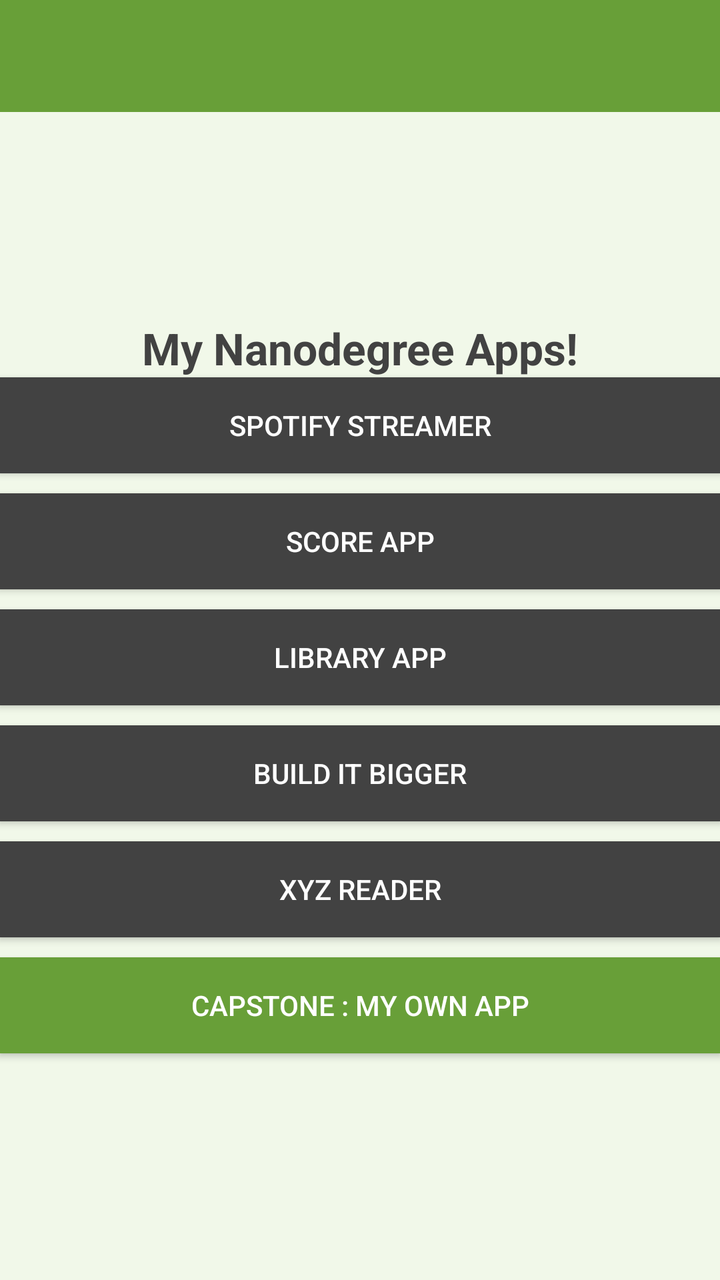
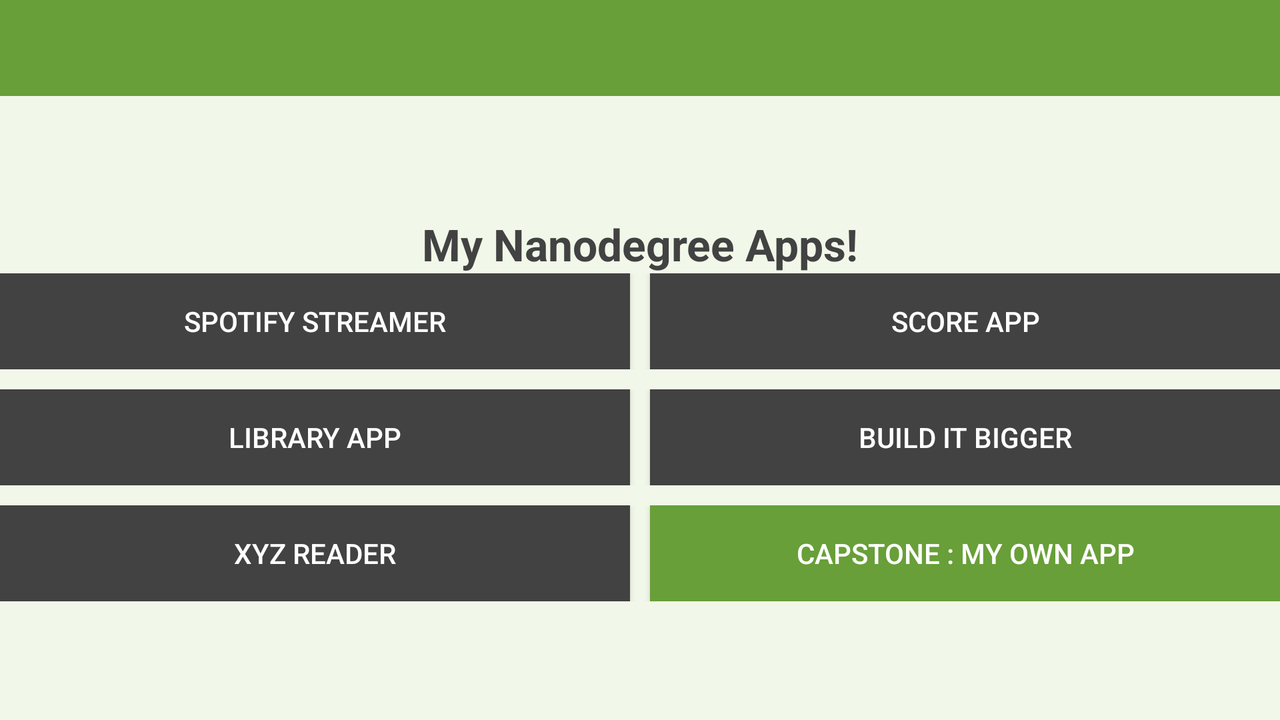

An Android layout and its configuration variant, each rendered on a device that would load it. The default file and the variant file are quoted in full after the pictures.
<!-- AndroidManifest.xml: application theme AppTheme -->
<!-- res/layout/activity_main.xml -->
<LinearLayout xmlns:android="http://schemas.android.com/apk/res/android"
    xmlns:tools="http://schemas.android.com/tools"
    style="@style/LayoutBody"
    android:layout_width="match_parent"
    android:layout_height="match_parent"
    android:orientation="vertical"
    tools:context=".MainActivity">

    <include
        android:id="@+id/toolbar"
        layout="@layout/app_bar" />

    <LinearLayout
        android:layout_width="match_parent"
        android:layout_height="match_parent"
        android:gravity="center"
        android:orientation="vertical"
        android:paddingBottom="@dimen/activity_vertical_margin"
        android:paddingLeft="@dimen/activity_horizontal_margin"
        android:paddingRight="@dimen/activity_horizontal_margin"
        android:paddingTop="@dimen/activity_vertical_margin">

        <TextView
            style="@style/TextViewTitle"
            android:layout_width="match_parent"
            android:layout_height="wrap_content"
            android:gravity="center"
            android:paddingBottom="@dimen/activity_vertical_margin"
            android:text="My Nanodegree Apps!" />


        <Button
            android:id="@+id/button_spotify_streamer"
            style="@style/ButtonCommon"
            android:layout_width="match_parent"
            android:layout_height="wrap_content"
            android:layout_gravity="center_horizontal"
            android:text="@string/app_title_spotify_streamer"
            android:textAllCaps="true"
            android:layout_marginBottom="10dp" />

        <Button
            android:id="@+id/button_score_app"
            style="@style/ButtonCommon"
            android:layout_width="match_parent"
            android:layout_height="wrap_content"
            android:layout_gravity="center_horizontal"
            android:text="@string/app_title_score_app"
            android:textAllCaps="true"
            android:layout_marginBottom="10dp" />

        <Button
            android:id="@+id/button_library_app"
            style="@style/ButtonCommon"
            android:layout_width="match_parent"
            android:layout_height="wrap_content"
            android:layout_gravity="center_horizontal"
            android:text="@string/app_title_library_app"
            android:textAllCaps="true"
            android:layout_marginBottom="10dp" />

        <Button
            android:id="@+id/button_build_it_bigger"
            style="@style/ButtonCommon"
            android:layout_width="match_parent"
            android:layout_height="wrap_content"
            android:layout_gravity="center_horizontal"
            android:text="@string/app_title_build_it_bigger"
            android:textAllCaps="true"
            android:layout_marginBottom="10dp" />

        <Button
            android:id="@+id/button_xyz_reader"
            style="@style/ButtonCommon"
            android:layout_width="match_parent"
            android:layout_height="wrap_content"
            android:layout_gravity="center_horizontal"
            android:text="@string/app_title_xyz_reader"
            android:textAllCaps="true"
            android:layout_marginBottom="10dp" />

        <Button
            android:id="@+id/button_capstone"
            style="@style/ButtonAccent"
            android:layout_width="match_parent"
            android:layout_height="wrap_content"
            android:layout_gravity="center_horizontal"
            android:text="@string/app_title_my_own_app"
            android:textAllCaps="true"
            android:layout_marginBottom="10dp"/>


    </LinearLayout>

</LinearLayout>
<!-- res/layout/app_bar.xml (included above) -->
<android.support.v7.widget.Toolbar xmlns:android="http://schemas.android.com/apk/res/android"
    android:layout_width="match_parent"
    android:layout_height="wrap_content"
    style="@style/Toolbar">

</android.support.v7.widget.Toolbar>
<!-- resources referenced by this layout -->
<resources>
  <string name="app_title_build_it_bigger">Build It Bigger</string>
  <string name="app_title_library_app">Library App</string>
  <string name="app_title_my_own_app">Capstone : My Own App</string>
  <string name="app_title_score_app">Score App</string>
  <string name="app_title_spotify_streamer">Spotify Streamer</string>
  <string name="app_title_xyz_reader">XYZ Reader</string>
  <style name="ButtonAccent">
          <item name="android:background">@color/lightgreen700</item>
          <item name="android:textColor">@android:color/white</item>
      </style>
  <style name="ButtonCommon">
          <item name="android:background">@color/gray800</item>
          <item name="android:textColor">@android:color/white</item>
      </style>
  <style name="LayoutBody">
          <item name="android:background">@color/lightgreen50</item>
      </style>
  <style name="TextViewTitle">
          <item name="android:textColor">@color/gray800</item>
          <item name="android:textSize">22sp</item>
          <item name="android:textStyle">bold</item>
      </style>
  <style name="Toolbar">
          <item name="android:background">@color/lightgreen700</item>
      </style>
  <style name="AppTheme" parent="Theme.AppCompat.NoActionBar">
          <item name="colorPrimary">@color/lightgreen700</item>
          <item name="colorPrimaryDark">@color/lightgreen900</item>
      </style>
  <color name="lightgreen700">#689f38</color>
  <color name="gray800">#424242</color>
  <color name="lightgreen50">#f1f8e9</color>
  <color name="lightgreen900">#33691e</color>
</resources>
<!-- res/layout-land/activity_main.xml (the author's variant of the layout above) -->
<!-- drawn on the phone turned sideways -->
<LinearLayout xmlns:android="http://schemas.android.com/apk/res/android"
    xmlns:tools="http://schemas.android.com/tools"
    style="@style/LayoutBody"
    android:layout_width="match_parent"
    android:layout_height="match_parent"
    android:orientation="vertical"
    tools:context=".MainActivity">

    <include
        android:id="@+id/toolbar"
        layout="@layout/app_bar" />

    <LinearLayout
        android:layout_width="match_parent"
        android:layout_height="match_parent"
        android:gravity="center"
        android:orientation="vertical"
        android:paddingBottom="@dimen/activity_vertical_margin"
        android:paddingLeft="@dimen/activity_horizontal_margin"
        android:paddingRight="@dimen/activity_horizontal_margin"
        android:paddingTop="@dimen/activity_vertical_margin">

        <TextView
            style="@style/TextViewTitle"
            android:layout_width="match_parent"
            android:layout_height="wrap_content"
            android:gravity="center"
            android:paddingBottom="@dimen/activity_vertical_margin"
            android:text="My Nanodegree Apps!" />


        <LinearLayout
            android:layout_width="match_parent"
            android:layout_height="wrap_content"
            android:orientation="horizontal"
            android:layout_marginBottom="10dp"
            android:weightSum="2">

            <Button
                android:id="@+id/button_spotify_streamer"
                style="@style/ButtonCommon"
                android:layout_width="0dip"
                android:layout_height="wrap_content"
                android:layout_weight="1"
                android:layout_marginRight="10dp"
                android:layout_gravity="center_horizontal"
                android:text="@string/app_title_spotify_streamer"
                android:textAllCaps="true" />

            <Button
                android:id="@+id/button_score_app"
                style="@style/ButtonCommon"
                android:layout_width="0dip"
                android:layout_height="wrap_content"
                android:layout_weight="1"
                android:layout_gravity="center_horizontal"
                android:text="@string/app_title_score_app"
                android:textAllCaps="true" />

        </LinearLayout>

        <LinearLayout
            android:layout_width="match_parent"
            android:layout_height="wrap_content"
            android:orientation="horizontal"
            android:layout_marginBottom="10dp"
            android:weightSum="2">

            <Button
                android:id="@+id/button_library_app"
                style="@style/ButtonCommon"
                android:layout_width="0dip"
                android:layout_height="wrap_content"
                android:layout_weight="1"
                android:layout_marginRight="10dp"
                android:layout_gravity="center_horizontal"
                android:text="@string/app_title_library_app"
                android:textAllCaps="true" />

            <Button
                android:id="@+id/button_build_it_bigger"
                style="@style/ButtonCommon"
                android:layout_width="0dp"
                android:layout_height="wrap_content"
                android:layout_weight="1"
                android:layout_gravity="center_horizontal"
                android:text="@string/app_title_build_it_bigger"
                android:textAllCaps="true" />

            </LinearLayout>

        <LinearLayout
            android:layout_width="match_parent"
            android:layout_height="wrap_content"

            android:orientation="horizontal">

            <Button
                android:id="@+id/button_xyz_reader"
                style="@style/ButtonCommon"
                android:layout_width="0dip"
                android:layout_height="wrap_content"
                android:layout_weight="1"
                android:layout_marginRight="10dp"
                android:layout_gravity="center_horizontal"
                android:text="@string/app_title_xyz_reader"
                android:textAllCaps="true" />

            <Button
                android:id="@+id/button_capstone"
                style="@style/ButtonAccent"
                android:layout_width="0dip"
                android:layout_height="wrap_content"
                android:layout_weight="1"
                android:layout_gravity="center_horizontal"
                android:text="@string/app_title_my_own_app"
                android:textAllCaps="true"/>

        </LinearLayout>


    </LinearLayout>

</LinearLayout>
